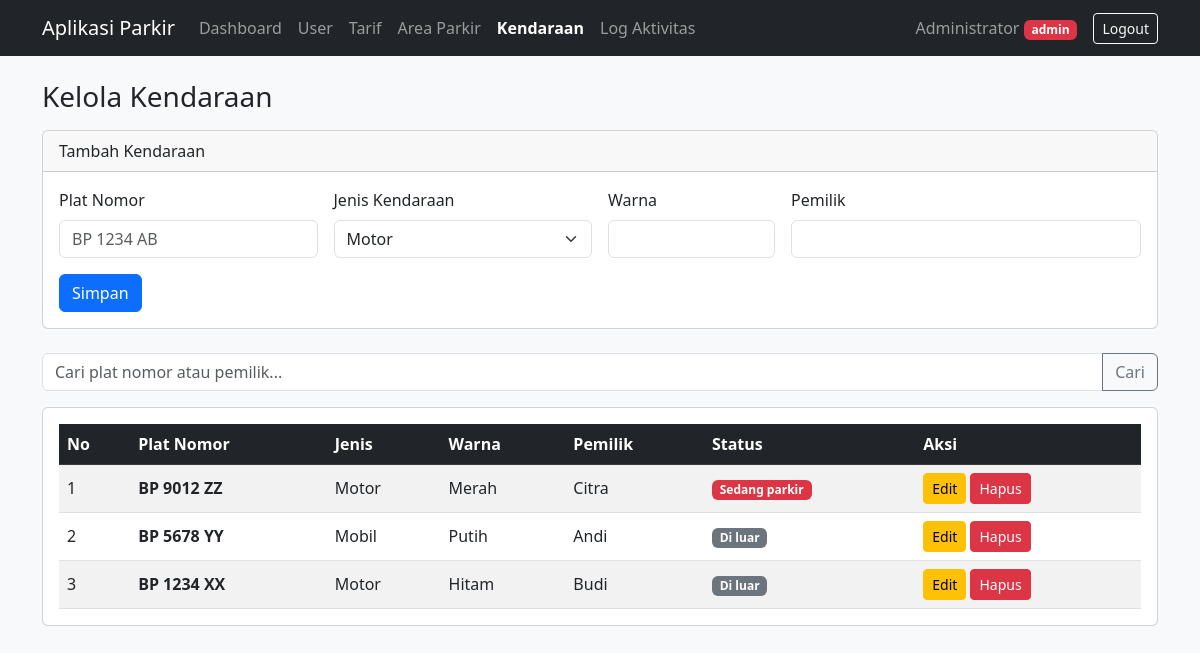
/kendaraan.php (signed in), run on the app's committed database.
### tables this page shows
CREATE TABLE `tb_kendaraan` (
  `id_kendaraan` int(11) NOT NULL,
  `plat_nomor` varchar(15) DEFAULT NULL,
  `jenis_kendaraan` varchar(20) DEFAULT NULL,
  `warna` varchar(20) DEFAULT NULL,
  `pemilik` varchar(100) DEFAULT NULL,
  `id_user` int(11) DEFAULT NULL
);

### config/koneksi.php (called while the page is built, shortened)
<?php
$db_host = 'localhost';
$db_user = 'root';
$db_pass = '';
$db_name = 'parkir';
try {
    $koneksi = mysqli_connect($db_host, $db_user, $db_pass, $db_name);
    mysqli_set_charset($koneksi, 'utf8mb4');
} catch (mysqli_sql_exception $ex) {
    die('Koneksi database gagal: ' . $ex->getMessage() .
        '. Pastikan MySQL di XAMPP sudah Start dan nama database benar.');
}
function siapkan($sql, $types = '', $params = []) {
    global $koneksi;
    $stmt = mysqli_prepare($koneksi, $sql);
    if ($types !== '') {
        mysqli_stmt_bind_param($stmt, $types, ...$params);
    }
    mysqli_stmt_execute($stmt);
    return $stmt;
}
function ambil($sql, $types = '', $params = []) {
    $stmt = siapkan($sql, $types, $params);
    return mysqli_fetch_all(mysqli_stmt_get_result($stmt), MYSQLI_ASSOC);
}
function e($teks) {
    return htmlspecialchars((string)$teks, ENT_QUOTES, 'UTF-8');
}

### kendaraan.php (the view, shortened to what this page needs)
<?php
require __DIR__ . '/config/koneksi.php';
$daftar_jenis = ['motor', 'mobil', 'lainnya'];
$cari = trim($_GET['cari'] ?? '');
$like = '%' . $cari . '%';
$edit = isset($_GET['edit']) ? ambil_satu('SELECT * FROM tb_kendaraan WHERE id_kendaraan = ?', 'i', [(int)$_GET['edit']]) : null;
$data = ambil("SELECT k.*, (SELECT COUNT(*) FROM tb_transaksi t WHERE t.id_kendaraan = k.id_kendaraan AND t.status = 'masuk') AS sedang_parkir
               FROM tb_kendaraan k
               WHERE k.plat_nomor LIKE ? OR k.pemilik LIKE ?
               ORDER BY k.id_kendaraan DESC", 'ss', [$like, $like]);
include __DIR__ . '/includes/header.php';
?>
<h3 class="mb-3">Kelola Kendaraan</h3>
<div class="card mb-4">
  <div class="card-header"><?= $edit ? 'Edit Kendaraan' : 'Tambah Kendaraan' ?></div>
  <div class="card-body">
    <form method="post" class="row g-3">
      <div class="col-md-3">
        <label class="form-label">Plat Nomor</label>
        <input type="text" name="plat_nomor" class="form-control" maxlength="15" placeholder="BP 1234 AB" value="<?= e($edit['plat_nomor'] ?? '') ?>" required>
      </div>
      <div class="col-md-3">
        <label class="form-label">Jenis Kendaraan</label>
        <select name="jenis_kendaraan" class="form-select">
          <?php foreach ($daftar_jenis as $j): ?>
            <option value="<?= $j ?>" <?= ($edit['jenis_kendaraan'] ?? '') === $j ? 'selected' : '' ?>><?= ucfirst($j) ?></option>
          <?php endforeach; ?>
        </select>
      </div>
      <div class="col-md-2">
        <label class="form-label">Warna</label>
        <input type="text" name="warna" class="form-control" maxlength="20" value="<?= e($edit['warna'] ?? '') ?>">
      </div>
      <div class="col-md-4">
        <label class="form-label">Pemilik</label>
        <input type="text" name="pemilik" class="form-control" maxlength="100" value="<?= e($edit['pemilik'] ?? '') ?>">
      </div>
      <div class="col-12 d-flex gap-2">
        <button type="submit" name="simpan" class="btn btn-primary">Simpan</button>
      </div>
    </form>
  </div>
</div>
<form method="get" class="input-group mb-3">
  <input type="text" name="cari" class="form-control" placeholder="Cari plat nomor atau pemilik..." value="<?= e($cari) ?>">
  <button class="btn btn-outline-secondary">Cari</button>
</form>
<div class="card">
  <div class="card-body table-responsive">
    <table class="table table-striped align-middle mb-0">
      <thead class="table-dark">
        <tr><th>No</th><th>Plat Nomor</th><th>Jenis</th><th>Warna</th><th>Pemilik</th><th>Status</th><th>Aksi</th></tr>
      </thead>
      <tbody>
        <?php foreach ($data as $i => $d): ?>
        <tr>
          <td><?= $i + 1 ?></td>
          <td class="fw-bold"><?= e($d['plat_nomor']) ?></td>
          <td><?= ucfirst(e($d['jenis_kendaraan'])) ?></td>
          <td><?= e($d['warna']) ?></td>
          <td><?= e($d['pemilik']) ?></td>
          <td><?= $d['sedang_parkir'] ? '<span class="badge text-bg-danger">Sedang parkir</span>' : '<span class="badge text-bg-secondary">Di luar</span>' ?></td>
          <td>
            <a href="kendaraan.php?edit=<?= $d['id_kendaraan'] ?>" class="btn btn-sm btn-warning">Edit</a>
            <form method="post" class="d-inline" onsubmit="return confirm('Hapus kendaraan ini?')">
              <button class="btn btn-sm btn-danger">Hapus</button>
            </form>
          </td>
        </tr>
        <?php endforeach; ?>
      </tbody>
    </table>
  </div>
</div>
<?php include __DIR__ . '/includes/footer.php'; ?>

### data on the page
tb_kendaraan: plat_nomor "BP 9012 ZZ", jenis_kendaraan "Motor", warna "Merah", pemilik "Citra", shows "Sedang parkir"
tb_kendaraan: plat_nomor "BP 5678 YY", jenis_kendaraan "Mobil", warna "Putih", pemilik "Andi", shows "Di luar"
tb_kendaraan: plat_nomor "BP 1234 XX", jenis_kendaraan "Motor", warna "Hitam", pemilik "Budi", shows "Di luar"

### other printed values
$m[1] "Dashboard"
$m[1] "User"
$m[1] "Tarif"
$m[1] "Area Parkir"
$m[1] "Kendaraan"
$m[1] "Log Aktivitas"
$u['nama_lengkap'] "Administrator"
$u['role'] "admin"
form field jenis_kendaraan "Motor"
